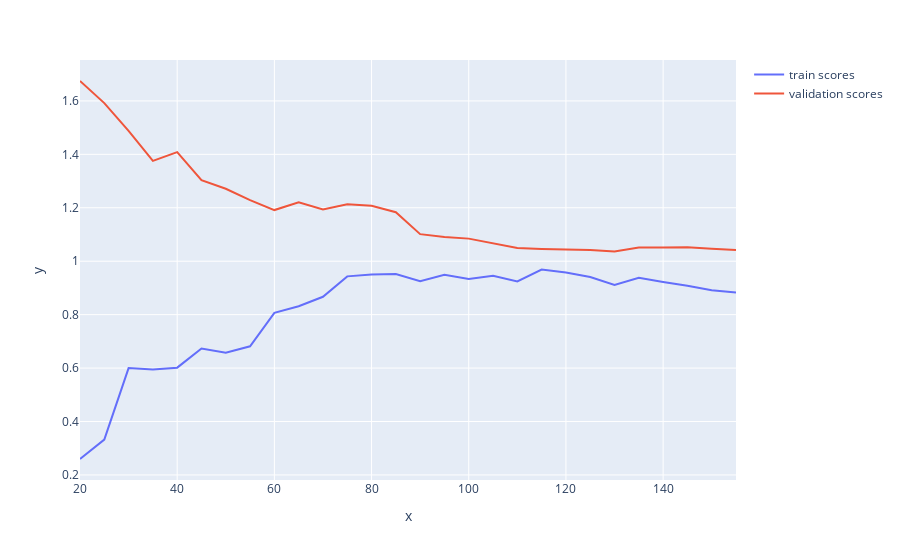

Notebook source saved alongside this figure:
### Markdown cell above
<p dir=rtl style="direction: rtl;text-align: right;line-height:200%;font-family:vazir;font-size:medium">
<font face="vazir" size=3>
    زیرا کتابخانه 
    <code>sklearn</code>
    فرض میکند 
    <code>Score </code>
    هر چقدر بیشتر باشد بهتر است در حالی که این موضوع برای
    <code>mean_squared_error </code>
    صدق نمیکند. 
    <code>Score</code>
    های محاسبه شده را باید ضرب در
    <code>1-</code>
    کنیم تا تبدیل به
    <code>mean_squared_error</code>
    شوند.
  </font>
</p>

### Code cell
line = px.___(x=... , y= -1 * np.mean(...,axis= ...))
line.data[0].name="train scores"
line.update_traces(showlegend=True)
line.add_scatter(x=..., y= -1 * np.mean(...,axis=...),mode='lines' , name="validation scores")
line.show()

### Figure 1 — Plotly figure (JSON) as saved in the notebook; plotly's stock layout.template omitted (floating-point values rounded to 4 significant figures)
{"data": [{"hovertemplate": "x=%{x}<br>y=%{y}<extra></extra>", "legendgroup": "", "line": {"color": "#636efa", "dash": "solid"}, "marker": {"symbol": "circle"}, "mode": "lines", "name": "train scores", "orientation": "v", "showlegend": true, "type": "scatter", "x": [20, 25, 30, 35, 40, 45, 50, 55, 60, 65, 70, 75, 80, 85, 90, 95, 100, 105, 110, 115, 120, 125, 130, 135, 140, 145, 150, 155], "xaxis": "x", "y": [0.2597, 0.3323, 0.6001, 0.5951, 0.6017, 0.6732, 0.6577, 0.6814, 0.8065, 0.8315, 0.867, 0.9433, 0.9505, 0.9523, 0.9247, 0.9491, 0.9335, 0.9456, 0.9243, 0.969, 0.9581, 0.9409, 0.9111, 0.9381, 0.9226, 0.9086, 0.8916, 0.8826], "yaxis": "y"}, {"mode": "lines", "name": "validation scores", "type": "scatter", "x": [20, 25, 30, 35, 40, 45, 50, 55, 60, 65, 70, 75, 80, 85, 90, 95, 100, 105, 110, 115, 120, 125, 130, 135, 140, 145, 150, 155], "y": [1.675, 1.592, 1.488, 1.376, 1.408, 1.303, 1.271, 1.229, 1.191, 1.221, 1.194, 1.213, 1.208, 1.183, 1.101, 1.091, 1.085, 1.068, 1.049, 1.046, 1.044, 1.042, 1.037, 1.051, 1.052, 1.052, 1.047, 1.042]}], "layout": {"legend": {"tracegroupgap": 0}, "margin": {"t": 60}, "xaxis": {"anchor": "y", "domain": [0, 1], "title": {"text": "x"}}, "yaxis": {"anchor": "x", "domain": [0, 1], "title": {"text": "y"}}}}
